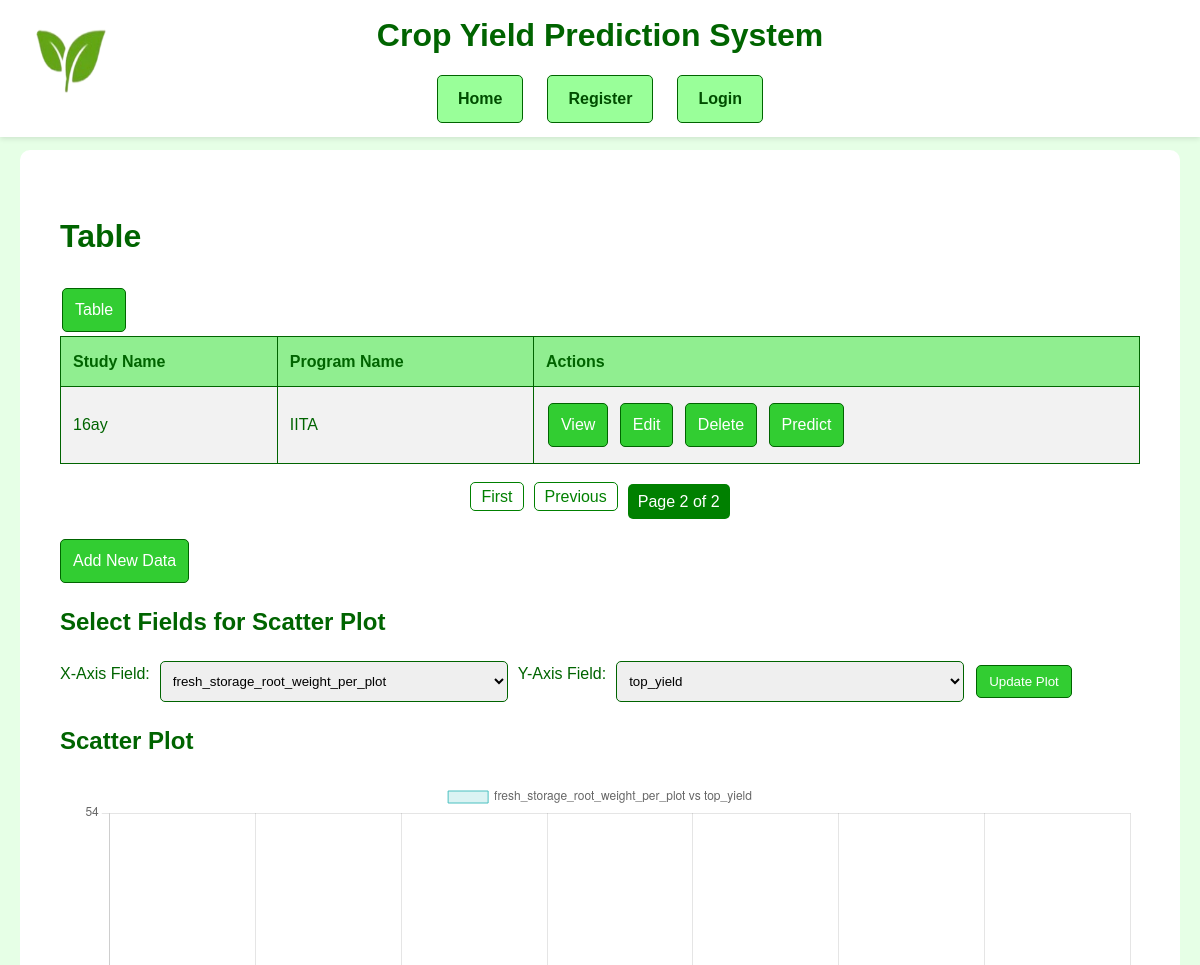
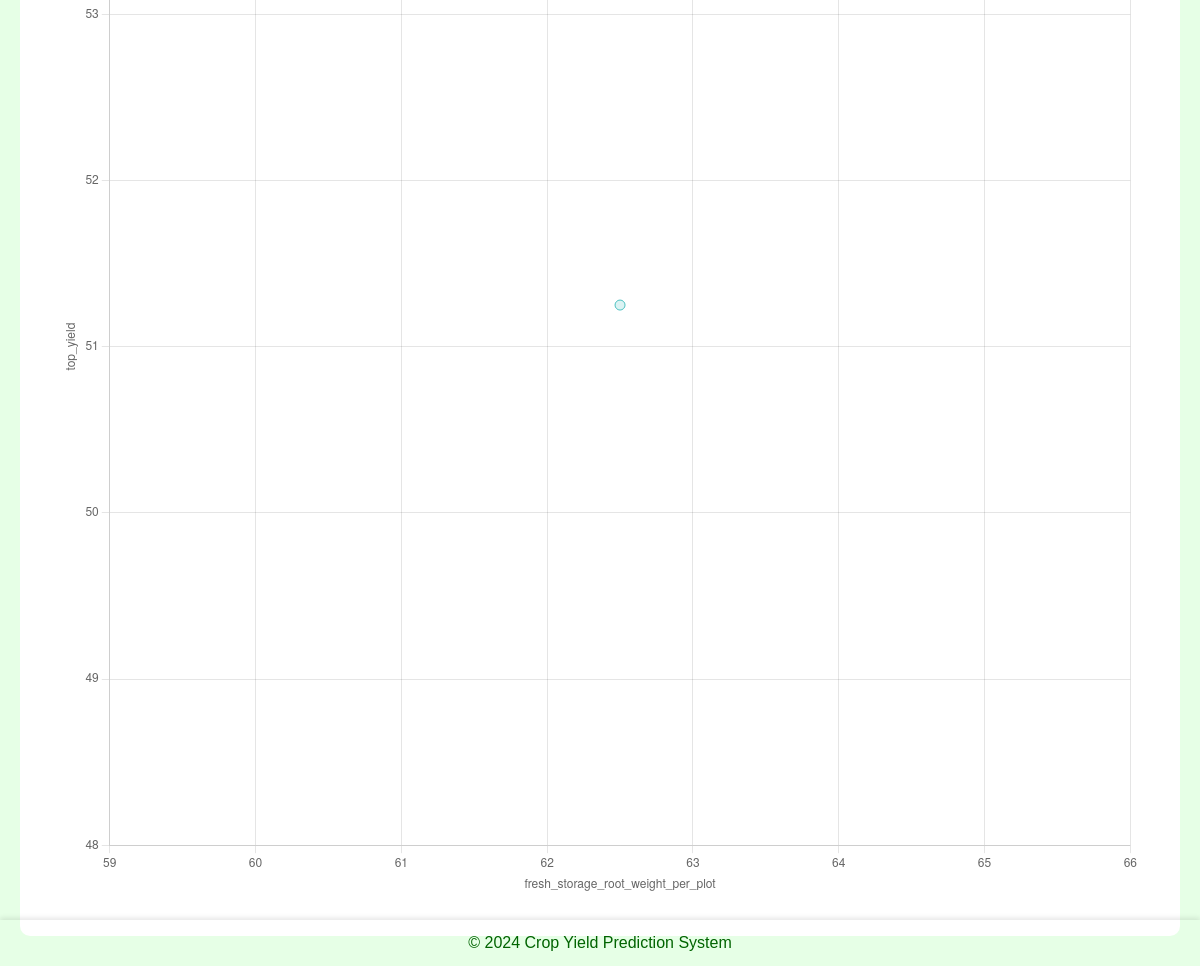
The page /fielddata/?page=2 (signed in) on the database as committed earlier (2 pictures, top to bottom).
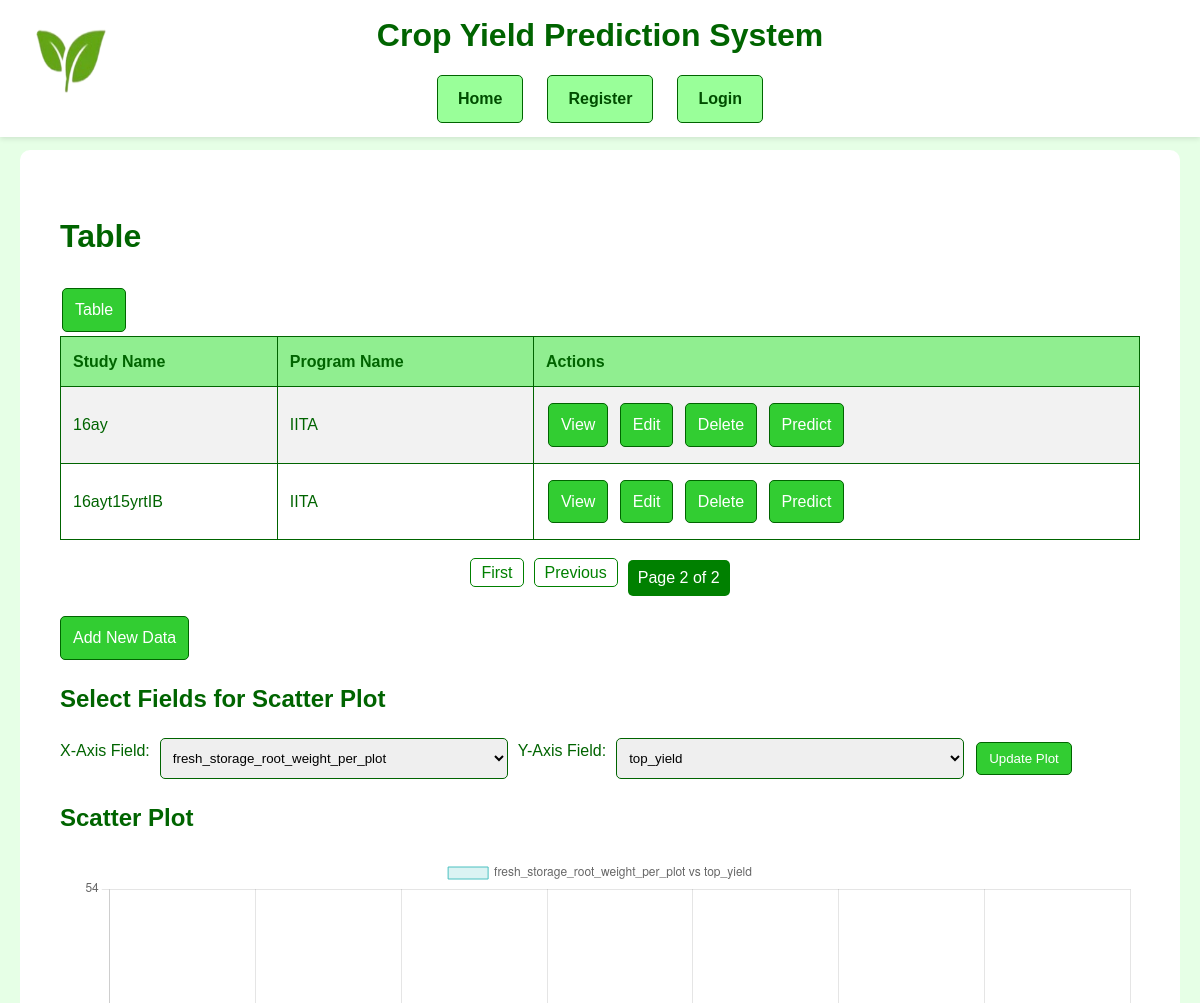
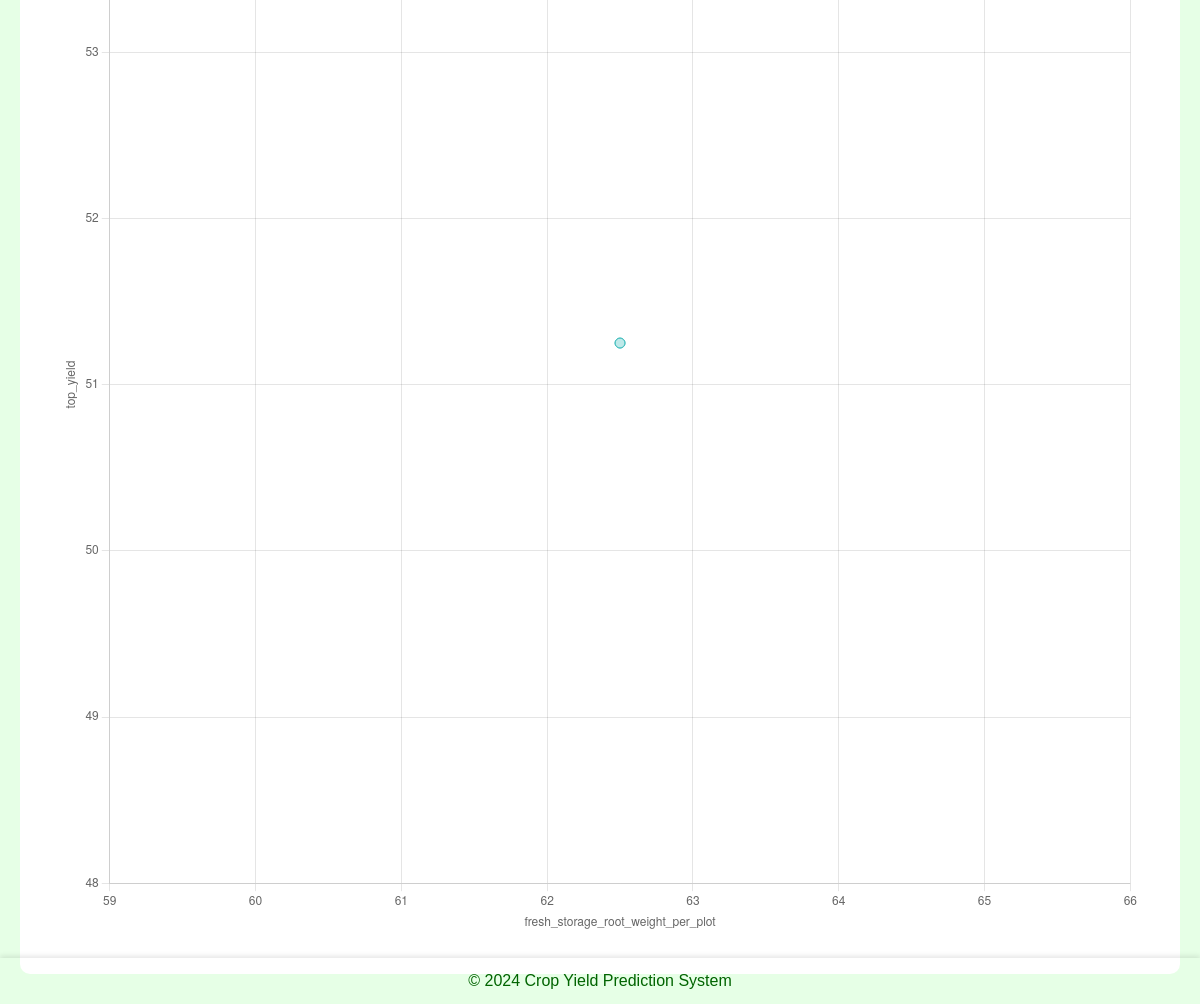
The same page on the database as committed later (2 pictures, top to bottom).
### django_nlp_integration/nlp_app/models.py (models this page shows, shortened)
class FieldData(models.Model):
    studyYear = models.IntegerField(blank=True, null=True)
    programDbId = models.CharField(max_length=255, blank=True, null=True)
    programName = models.CharField(max_length=255, blank=True, null=True)
    programDescription = models.TextField(blank=True, null=True)
    studyDbId = models.CharField(max_length=255, blank=True, null=True)
    studyName = models.CharField(max_length=255, blank=True, null=True)
    studyDescription = models.TextField(blank=True, null=True)
    studyDesign = models.CharField(max_length=255, blank=True, null=True)
    plotWidth = models.FloatField(blank=True, null=True)
    plotLength = models.FloatField(blank=True, null=True)
    fieldSize = models.FloatField(blank=True, null=True)
    plantingDate = models.DateField(blank=True, null=True)
    harvestDate = models.DateField(blank=True, null=True)
    locationDbId = models.CharField(max_length=255, blank=True, null=True)
    locationName = models.CharField(max_length=255, blank=True, null=True)
    germplasmDbId = models.CharField(max_length=255, blank=True, null=True)
    germplasmName = models.CharField(max_length=255, blank=True, null=True)
    germplasmSynonyms = models.CharField(max_length=255, blank=True, null=True)
    observationLevel = models.CharField(max_length=255, blank=True, null=True)
    observationUnitDbId = models.CharField(max_length=255, blank=True, null=True)
    observationUnitName = models.CharField(max_length=255, blank=True, null=True)
    replicate = models.IntegerField(blank=True, null=True)
    blockNumber = models.IntegerField(blank=True, null=True)
    plotNumber = models.IntegerField(blank=True, null=True)
    entryType = models.CharField(max_length=255, blank=True, null=True)
    boiled_storage_root_color = models.CharField(max_length=255, blank=True, null=True)
    cassava_anthractnose_disease_incidence_6_month = models.FloatField(blank=True, null=True)
    cassava_anthractnose_disease_incidence_9_month = models.FloatField(blank=True, null=True)
    cassava_anthractnose_disease_severity_6_month = models.FloatField(blank=True, null=True)
    cassava_anthractnose_disease_severity_9_month = models.FloatField(blank=True, null=True)
    cassava_bacterial_blight_incidence_3_month = models.FloatField(blank=True, null=True)
    cassava_bacterial_blight_incidence_6_month = models.FloatField(blank=True, null=True)
    cassava_bacterial_blight_severity_3_month = models.FloatField(blank=True, null=True)
    cassava_bacterial_blight_severity_6_month = models.FloatField(blank=True, null=True)
    cassava_green_mite_severity_first_evaluation = models.FloatField(blank=True, null=True)
    cassava_green_mite_severity_second_evaluation = models.FloatField(blank=True, null=True)
    cassava_mosaic_disease_incidence_1_month = models.FloatField(blank=True, null=True)
    cassava_mosaic_disease_incidence_3_month = models.FloatField(blank=True, null=True)
    cassava_mosaic_disease_incidence_6_month = models.FloatField(blank=True, null=True)
    cassava_mosaic_disease_severity_1_month = models.FloatField(blank=True, null=True)
    cassava_mosaic_disease_severity_3_month = models.FloatField(blank=True, null=True)
    cassava_mosaic_disease_severity_6_month = models.FloatField(blank=True, null=True)
    dry_matter_content_specific_gravity_method = models.FloatField(blank=True, null=True)
    dry_matter_content_percentage = models.FloatField(blank=True, null=True)
    ease_of_peeling_root_cortex_visual_rating = models.IntegerField(blank=True, null=True)
    first_apical_branch_height_cm = models.FloatField(blank=True, null=True)
    fresh_shoot_weight_kg_per_plot = models.FloatField(blank=True, null=True)
    fresh_storage_root_weight_per_plot = models.FloatField(blank=True, null=True)
    harvest_index_variable = models.FloatField(blank=True, null=True)
    initial_vigor_assessment = models.IntegerField(blank=True, null=True)
    number_of_planted_stakes_per_plot = models.IntegerField(blank=True, null=True)
    plant_architecture_visual_rating = models.IntegerField(blank=True, null=True)
    plant_stands_harvested_counting = models.IntegerField(blank=True, null=True)
    poundability_assessment = models.IntegerField(blank=True, null=True)
    proportion_lodged_plants_percentage = models.FloatField(blank=True, null=True)
    root_neck_length_visual_rating = models.IntegerField(blank=True, null=True)
    root_number_counting = models.IntegerField(blank=True, null=True)
    rotted_storage_root_counting = models.IntegerField(blank=True, null=True)
    specific_gravity = models.FloatField(blank=True, null=True)
    sprout_count_nine_month = models.IntegerField(blank=True, null=True)
    sprout_count_one_month = models.IntegerField(blank=True, null=True)
    sprout_count_six_month = models.IntegerField(blank=True, null=True)
    sprout_count_three_month = models.IntegerField(blank=True, null=True)
    sprouting_proportion = models.FloatField(blank=True, null=True)
    storage_root_cortex_color_visual_rating = models.IntegerField(blank=True, null=True)
    storage_root_periderm_color_visual_rating = models.IntegerField(blank=True, null=True)
    storage_root_pulp_color_visual_rating = models.IntegerField(blank=True, null=True)
    storage_root_shape_visual_rating = models.IntegerField(blank=True, null=True)
    storage_root_size_visual_rating = models.IntegerField(blank=True, null=True)
    taste_of_boiled_root_rating = models.IntegerField(blank=True, null=True)
    top_yield = models.FloatField(blank=True, null=True)
    total_carotenoid_chart_1_8 = models.FloatField(blank=True, null=True)
    total_carotenoid_iCheck_method = models.FloatField(blank=True, null=True)

### django_nlp_integration/nlp_app/views.py (the view)
# urls.py: path('fielddata/', views.fielddata_list, name='fielddata_list'),
@login_required
def fielddata_list(request):
    fielddata = FieldData.objects.all()
    fields = [f.name for f in FieldData._meta.get_fields() if isinstance(f, FloatField) or isinstance(f, IntegerField)]
    paginator = Paginator(fielddata, 4)  # Show 4 records per page
    page_number = request.GET.get("page")
    pagination_fielddata = paginator.get_page(page_number)
    x_field = request.GET.get('x_field', 'fresh_storage_root_weight_per_plot')
    y_field = request.GET.get('y_field', 'top_yield')
    context = {
        'fielddata': pagination_fielddata,
        'fields': fields,
        'pagination_fielddata': pagination_fielddata,
        'x_field': x_field,
        'y_field': y_field,
    }
    return render(request, 'nlp_app/fielddata_list.html', context)

### django_nlp_integration/nlp_app/templatetags/fielddata_extras.py (called while the page is built)
@register.filter
def get_attr(obj, attr):
    return getattr(obj, attr, None)

### django_nlp_integration/nlp_app/templates/nlp_app/fielddata_list.html (shortened to what this page needs)
{% extends 'base_generic.html' %}
{% block content %}
{% load static %}
{% load fielddata_extras %}
{% load custom_filters %}
<!DOCTYPE html>
<html>
<head>
    <link rel="stylesheet" href="{% static 'css/global.css' %}">
</head>
<body>
    <div class="container">
        <h1> Table </h1>
        <a class="btn" href="{% url 'table' %}">Table</a>
        <table class="data-table">
            <tr>
                <th>Study Name</th>
                <th>Program Name</th>
                <th>Actions</th>
            </tr>
            {% for fielddata in fielddata %}
            <tr>
                <td>{{ fielddata.studyName }}</td>
                <td>{{ fielddata.programName }}</td>
                <td class="actions">
                    <a class="btn" href="{% url 'fielddata_detail' fielddata.pk %}">View</a>
                    <a class="btn" href="{% url 'fielddata_update' fielddata.pk %}">Edit</a>
                    <a class="btn" href="{% url 'fielddata_delete' fielddata.pk %}">Delete</a>
                    <a class="btn" href="{% url 'fielddata_predict' fielddata.pk %}">Predict</a>
                </td>
            </tr>
            {% endfor %}
        </table>
    <ul class="pagination">
        {% if pagination_fielddata.has_previous %}
            <li><a href="?page=1">First</a></li>
            <li><a href="?page={{ pagination_fielddata.previous_page_number }}">Previous</a></li>
        {% endif %}
        <li class="current">Page {{ pagination_fielddata.number }} of {{ pagination_fielddata.paginator.num_pages }}</li>
    </ul>
        <a class="btn btn-add" href="{% url 'fielddata_create' %}">Add New Data</a>
        <h2>Select Fields for Scatter Plot</h2>
        <form method="get" class="form-inline">
            <label for="x_field">X-Axis Field:</label>
            <select name="x_field" id="x_field" class="form-control">
                {% for field in fields %}
                <option value="{{ field }}" {% if field == x_field %}selected{% endif %}>{{ field }}</option>
                {% endfor %}
            </select>
            <label for="y_field">Y-Axis Field:</label>
            <select name="y_field" id="y_field" class="form-control">
                {% for field in fields %}
                <option value="{{ field }}" {% if field == y_field %}selected{% endif %}>{{ field }}</option>
                {% endfor %}
            </select>
            <button type="submit" class="btn">Update Plot</button>
        </form>
        <h2>Scatter Plot</h2>
        <canvas id="scatterPlot" width="400" height="400"></canvas>
    </div>
    <script>
        const ctx = document.getElementById('scatterPlot').getContext('2d');
        const scatterData = {
            datasets: [{
                label: '{{ x_field }} vs {{ y_field }}',
                data: [
                    {% for field in fielddata %}
                    {
                        x: {{ field|get_attr:x_field }},
                        y: {{ field|get_attr:y_field }}
                    },
                    {% endfor %}
                ],
                backgroundColor: 'rgba(75, 192, 192, 0.2)',
                borderColor: 'rgba(75, 192, 192, 1)',
                pointRadius: 5
            }]
        };
        new Chart(ctx, {
            type: 'scatter',
            data: scatterData,
            options: {
                scales: {
                    x: {
                        type: 'linear',
                        position: 'bottom',
                        title: {
                            display: true,
                            text: '{{ x_field }}'
                        }
                    },
                    y: {
                        title: {
                            display: true,
                            text: '{{ y_field }}'
                        }
                    }
                }
            }
        });
    </script>
</body>
</html>
{% endblock %}

### django_nlp_integration/nlp_app/templates/base_generic.html (shortened to what this page needs)
<!DOCTYPE html>
<html>
<head>
    {% load static %}
    <link rel="stylesheet" href="{% static 'css/global.css' %}">
</head>
<body style="margin: 20px; padding-top: 80px; padding-bottom: 60px; background-color: #e6ffe6;">
    <header style="position: fixed; top: 0; left: 0; right: 0; padding: 10px 20px; z-index: 1000; background-color:#ffffff; box-shadow: 0 2px 5px rgba(0, 0, 0, 0.1)">
        <img src="{% static 'icon.png' %}" alt="Site Icon" style= "position: fixed; bottom:auto; height: 100px; width: 100px; margin-right: 40px;">
        <h1 style="margin: 0; text-align: center;">Crop Yield Prediction System</h1>
        <nav>
            <ul style="list-style-type: none; padding: 0; margin: 10px 0 0 0; display: flex; justify-content: center; gap: 20px;">
                <li style="margin: 0;">
                    <a href="{% url 'index' %}" class="btn" style="text-decoration: none; color: #004d00; padding: 10px 20px; display: inline-block; font-weight: bold; background-color: #99ff99; border-radius: 5px;">Home</a>
                </li>
                <li style="margin: 0;">
                    <a href="{% url 'register' %}" class="btn" style="text-decoration: none; color: #004d00; padding: 10px 20px; display: inline-block; font-weight: bold; background-color: #99ff99; border-radius: 5px;">Register</a>
                </li>
                <li style="margin: 0;">
                    <a href="{% url 'login' %}" class="btn" style="text-decoration: none; color: #004d00; padding: 10px 20px; display: inline-block; font-weight: bold; background-color: #99ff99; border-radius: 5px;">Login</a>
                </li>
            </ul>
        </nav>
    </header>
    <main style="position:relative;top:50px;bottom:0px;padding: 20px; background-color: #ffffff; border-radius: 10px;">
        {% block content %}
        {% endblock %}
    </main>
    <footer style="position: fixed; bottom: 0; left: 0; right: 0; padding: 10px 20px; text-align: center; z-index: 1000; box-shadow: 0 -2px 5px rgba(0, 0, 0, 0.1);">
        <p style="margin: 0;">&copy; 2024 Crop Yield Prediction System</p>
    </footer>
</body>
</html>

### static/css/global.css (style rules this page uses)
body { background-color: #f0fff0; color: #006400; font-family: 'Arial', sans-serif; margin: 0; padding: 0; line-height: 1.6; }
.container { max-width: 1200px; margin: 0 auto; padding: 20px; }
.data-table { width: 100%; border-collapse: collapse; margin-bottom: 20px; }
.data-table th, .data-table td { padding: 12px; border: 1px solid #006400; text-align: left; }
.data-table th { background-color: #90ee90; }
.data-table tr:nth-child(even) { background-color: #f2f2f2; }
.btn { display: inline-block; padding: 8px 12px; background-color: #32cd32; color: white; text-align: center; text-decoration: none; border-radius: 5px; margin: 4px 2px; transition: background-color 0.3s ease, transform 0.2s ease; border: 1px solid #006400; }
.btn-add { display: block; width: fit-content; margin: 20px 0; }
.actions a { margin-right: 5px; }
.form-inline { display: flex; flex-wrap: wrap; gap: 10px; margin-bottom: 20px; }
.form-control { padding: 8px; border: 1px solid #006400; border-radius: 5px; }

### django_nlp_integration/nlp_app/templates/nlp_app/fielddata_list.html (style rules this page uses)
.pagination { margin-top: 20px; display: flex; justify-content: center; list-style: none; padding: 0; }
.pagination li { margin: 0 5px; }
.pagination a { text-decoration: none; padding: 5px 10px; border: 1px solid green; color: green; border-radius: 5px; }
.pagination .current { background-color: green; color: white; padding: 5px 10px; border-radius: 5px; }

Rows that differ between the two databases and show on the page:
added FieldData: studyName "16ayt15yrtIB", programName "IITA"
Other text that changed with them:
chart data {{ field|get_attr:x_field }}: 62.5 → 62.5, 62.5
chart data {{ field|get_attr:y_field }}: 51.25 → 51.25, 51.25
